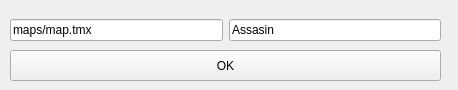
<?xml version="1.0" encoding="UTF-8"?>
<ui version="4.0">
 <class>CMainWindow</class>
 <widget class="QMainWindow" name="CMainWindow">
  <property name="geometry">
   <rect>
    <x>0</x>
    <y>0</y>
    <width>458</width>
    <height>90</height>
   </rect>
  </property>
  <property name="windowTitle">
   <string>MainWindow</string>
  </property>
  <widget class="QWidget" name="centralwidget">
   <widget class="QWidget" name="horizontalLayoutWidget">
    <property name="geometry">
     <rect>
      <x>10</x>
      <y>10</y>
      <width>431</width>
      <height>41</height>
     </rect>
    </property>
    <layout class="QHBoxLayout" name="horizontalLayout">
     <item>
      <widget class="QLineEdit" name="mapType">
       <property name="text">
        <string>maps/map.tmx</string>
       </property>
      </widget>
     </item>
     <item>
      <widget class="QLineEdit" name="playerType">
       <property name="text">
        <string>Assasin</string>
       </property>
      </widget>
     </item>
    </layout>
   </widget>
   <widget class="QPushButton" name="pushButton">
    <property name="geometry">
     <rect>
      <x>10</x>
      <y>50</y>
      <width>431</width>
      <height>31</height>
     </rect>
    </property>
    <property name="text">
     <string>OK</string>
    </property>
   </widget>
  </widget>
 </widget>
 <resources/>
 <connections/>
</ui>
